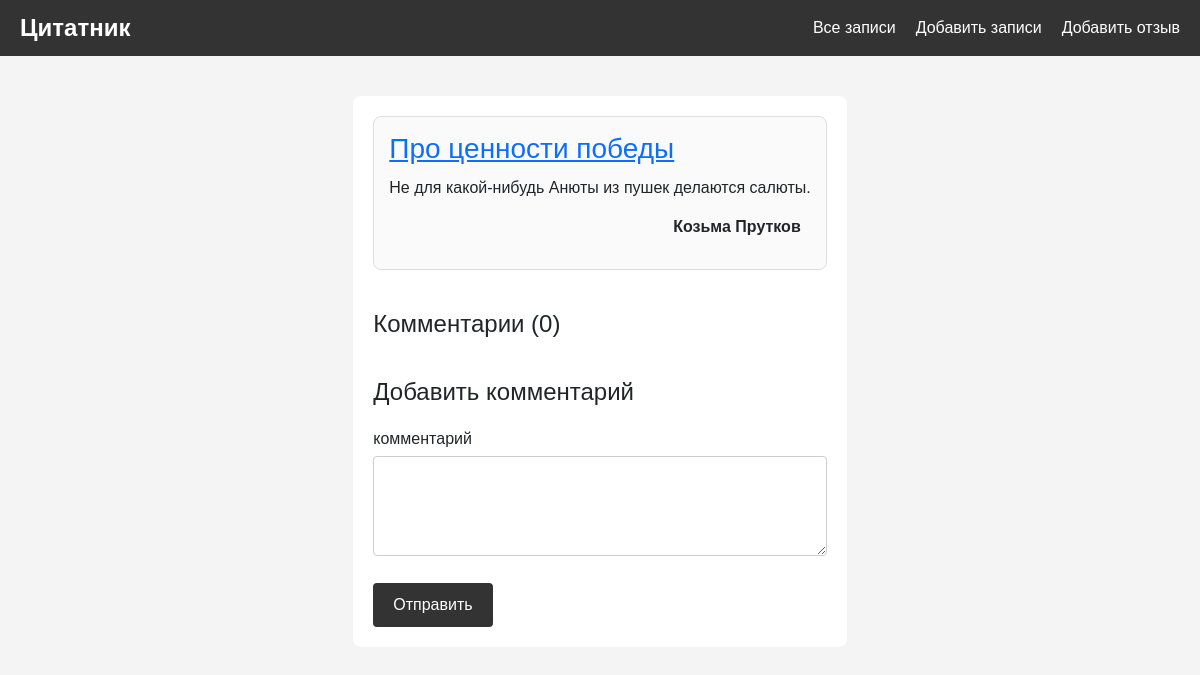
The page /notes/3 on the database its author committed.
### core/models.py (models this page shows)
class Note(models.Model):
    class Meta:
        verbose_name = 'Заметка'
        verbose_name_plural = 'Заметки'
    title = models.CharField( max_length=255, null=False )
    text = models.TextField( null=False )
    author = models.CharField( max_length=255, default='Автор неизвестен', null=False )
    created_date = models.DateTimeField( auto_now_add=True )
    category = models.ForeignKey(
                                 NoteCategory,
                                 blank=True,
                                 null=True,
                                 on_delete=models.SET_DEFAULT,
                                 related_name='category_notes',
                                 default='Разное'
                                 )

### core/views.py (the view, shortened to what this page needs)
# urls.py: path( 'notes/<int:note_id>', note_detail, name='note_detail' ),
def note_detail( request, note_id ):
    note = Note.objects.get( id = note_id )
    comments_of_the_post = NoteComment.objects.filter( note = note )
    comment_add_form = CommentAddForm()
    context ={
        'note':note,
        'comments':comments_of_the_post,
        'comment_add_form':comment_add_form
        }
    return render(request,'note_detail.html',context)

### core/forms.py
class CommentAddForm(forms.Form):
    text = forms.CharField( max_length = 250, widget=forms.Textarea )

### templates/note_detail.html (shortened to what this page needs)
{% extends 'base.html' %}
{% block content %}
<div class="container-post">
    <div class="post-card">
        <h3><a href="{% url 'note_detail' note.id %}">{{note.title}}</a></h3>
        <div>
            <p>{{note.text}}</p>
            <p class="author-signature">{{note.author}}</p>
        </div>
    </div>
    <div class="comments-section">
        <h4>Комментарии ({{ comments|length }})</h4>
    </div>
    <div class="comment-form">
        <h4>Добавить комментарий</h4>
        <form action="{% url 'note_detail' note.id %}" method="post">
            <label for="text">комментарий</label>
            <textarea id="text" name="text" required></textarea>
            <button type="submit">Отправить</button>
        </form>
    </div>
</div>
{% endblock %}

### templates/base.html (style rules this page uses)
body { font-family: Arial, sans-serif; margin: 0; padding: 0; background-color: #f4f4f4; }
.post-card { padding: 15px; margin-bottom: 20px; border: 1px solid #ddd; border-radius: 8px; background-color: #fafafa; }
.post-card h3 { margin: 0 0 10px; }
.post-card p { margin: 0 0 15px; }
.container-post { max-width: 1200px; margin: 20px auto; padding: 20px; background-color: #fff; border-radius: 8px; }
.comments-section { margin-top: 40px; }
.comments-section h4 { margin-bottom: 20px; }
.comment-form { margin-top: 40px; }
.comment-form h4 { margin-bottom: 20px; }
.comment-form label { display: block; margin-bottom: 5px; }
.comment-form input, .comment-form textarea { width: 100%; padding: 10px; margin-bottom: 20px; border: 1px solid #ccc; border-radius: 4px; box-sizing: border-box; }
.comment-form textarea { height: 100px; resize: vertical; }
.comment-form button { background-color: #333; color: #fff; padding: 10px 20px; border: none; border-radius: 4px; cursor: pointer; }
.author-signature { text-align: right; padding-right: 10px; font-weight:550; }

### rows shown on the page
Note: title "Про ценности победы", text "Не для какой-нибудь Анюты из пушек делаются салюты.", author "Козьма Прутков"

### other values the page prints
{{ comments|length }} "0"
